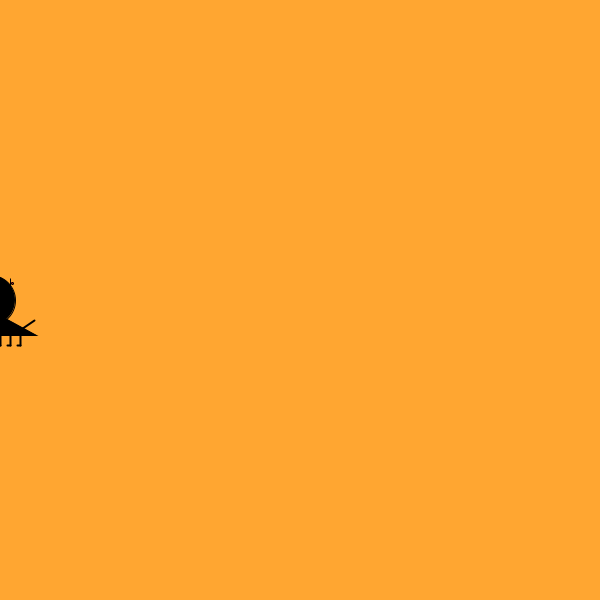
Frame 1 (no input)
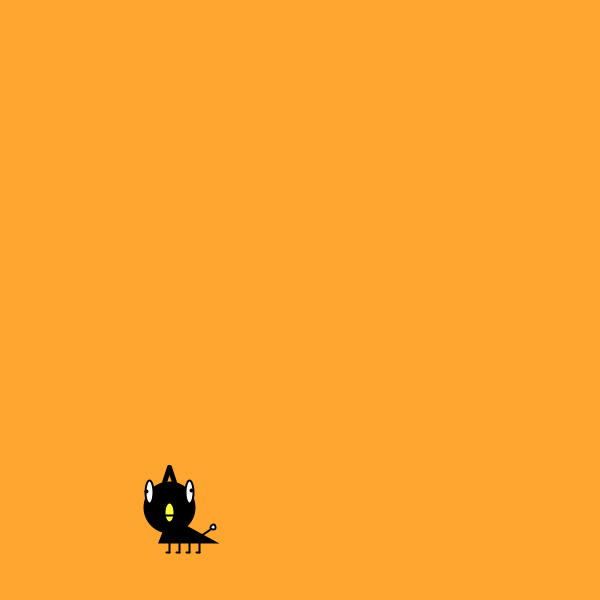
Frame 60 (the mouse pressed at the canvas centre just before this capture)
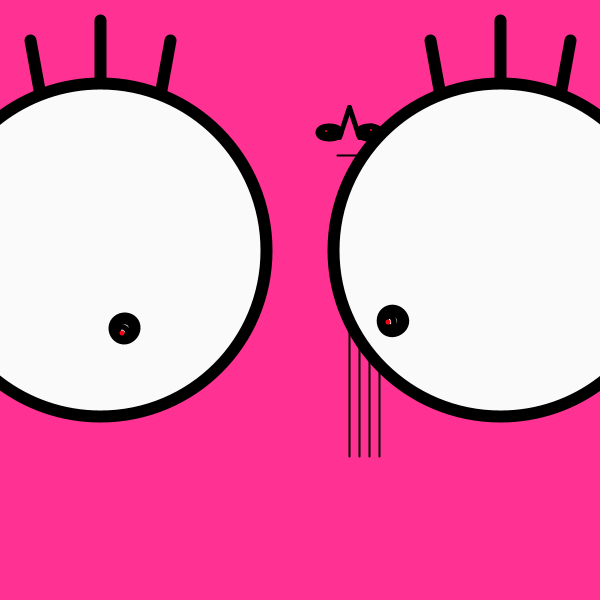
Frame 120 (the mouse held since frame 60 and released just before this capture)

The Processing sketch that drew these frames (run headless with seeded random() and noise(); from frame 60 on, the mouse is pressed at the canvas centre):

// Processing sketch: processing_109749
// ── processing_109749.pde

int x, y ;
int vx ;
int vy ;

void setup() {
  size(600, 600);

  x = 0 ;
  y = height / 2 ;
  vx = 5 ;
  vy  = 5 ;
}


void draw() {
  background(255, 166, 49);





  //translate(x-50, y-50);   << chara ni umekonda

  chara(x-50, y-50) ;
  // chara(x+222, y*3) ;
  //chara(x-150, y/2) ;

  x = x + vx ;
  y = y + vy ;


  if (x > width-40) {
    vx = -8 ;
    if (mousePressed) {
      vx = -789 ;
    }
  }


  if ( x < 36 ) {
    vx = 3;
    if (mousePressed) {
      vx = 122 ;
    }
  }



  if ( y > width-50) {
    vy =-6 ;
    if (mousePressed) {
      vy = - 155 ;
    }
  } 

  if ( y < 36) {
    vy= 7 ;
    if (mousePressed) {
      vy = 77 ;
    }

    if (mousePressed) {
      if ((mouseX > x - 40) && (mouseX < x + 60) && (mouseY > y - 50) && (mouseY < y + 50)) {
        x = mouseX ;
        y = mouseY ;
      }
    }
  }
  if (mousePressed) {

    strokeWeight(12);
    line(100, 20, 100, 150 );
    line(170, 40, 150, 150 );
    line(30, 40, 50, 150 );

    line(500, 20, 500, 150 );
    line(570, 40, 550, 150 );
    line(430, 40, 450, 150 );

    ellipse(100, 250, 333, 333);
    ellipse(500, 250, 333, 333);

    pushMatrix();
    translate(122, 333);
    rotate(map(x, y, 600, 0, 222));
    //ellipse(60,38,20,20);
    ellipse(2, -5, 20, 20);

    //hitomi
    fill(250, 3, 23);
    ellipse(0, 0, 5, 5);
    popMatrix();


    fill(250);
    pushMatrix();
    translate(388, 322);
    rotate(map(x, y, 600, 0, -22));
    //ellipse(20,38,20,20);
    ellipse(-3, -4, 20, 20);

    //hitomi
    fill(250, 3, 23);
    ellipse(0, 0, 5, 5);
    popMatrix();
  }
}

void chara(int a, int b) {
  pushMatrix() ;

  translate(a, b) ; 

  fill(0);

  triangle(30, 85, 40, 60, 86, 85);

  ellipse(40, 50, 50, 50);
  //kutibasi
  fill(251, 255, 59);
  ellipse(40, 55, 10, 20);

 if (mousePressed) {
    background(x, 50, y);
  }
  //me
  fill(250);
  ellipse(60, 35, x/22, y/22);
  ellipse(20, 35, x/22, y/22) ;


  fill(250, 3, 23);
  ellipse(17, 34, 2, 2);
  ellipse(62, 33, 2, 2);


  strokeWeight(5);
  line(30, 40, 40, 10);
  line(50, 40, 40, 10);

  strokeWeight(2);
  fill(250);
  line(28, 58, 52, 58);
  line(65, 83, 84, 70);

  ellipse(84, 70, x/30, x/30);

  line(40, 85, 40, 95);
  if (mousePressed) {
    line(40, 85, 40, x);
    line(50, 85, 50, x);
    line(60, 85, 60, x);
    line(70, 85, 70, x);
  }
  line(50, 85, 50, 95);
  line(60, 85, 60, 95);
  line(70, 85, 70, 95);



  //asi saki
  line(37, 95, 40, 95);
  line(47, 95, 50, 95);
  line(57, 95, 60, 95);
  line(67, 95, 70, 95);



  popMatrix() ;
}
